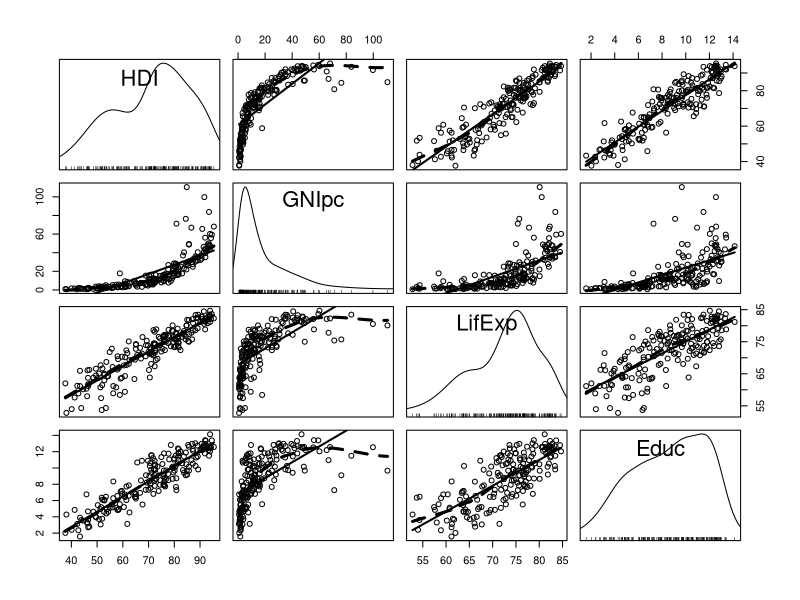
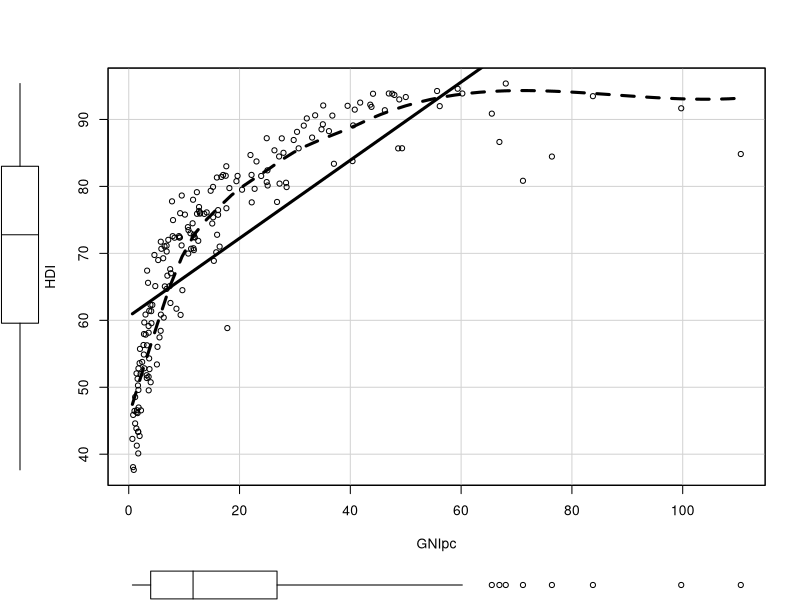
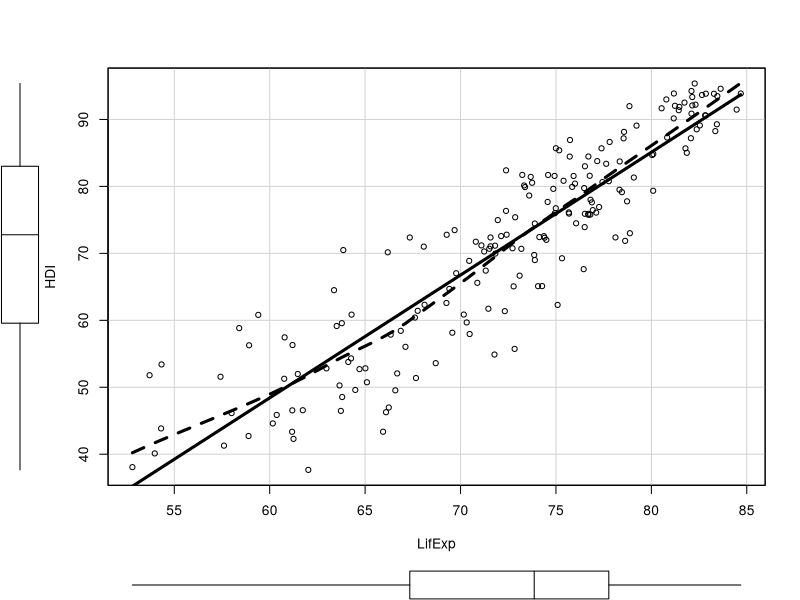
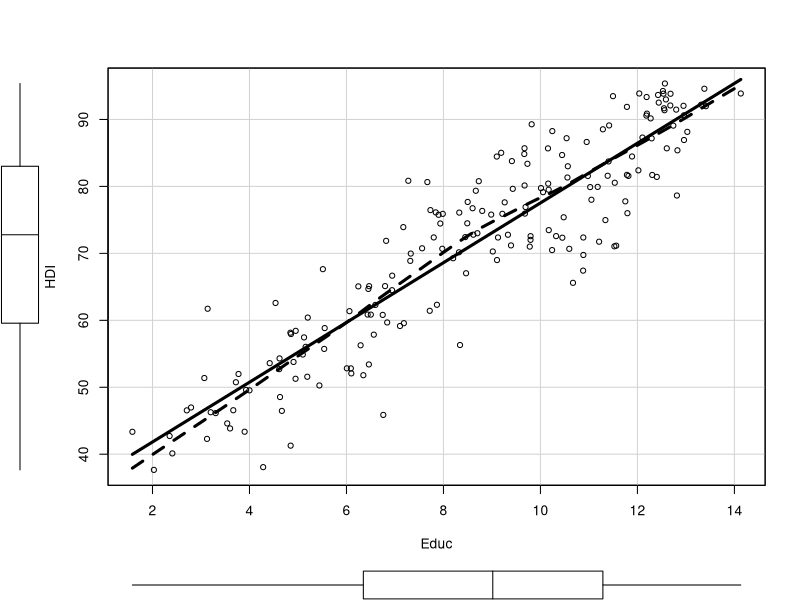
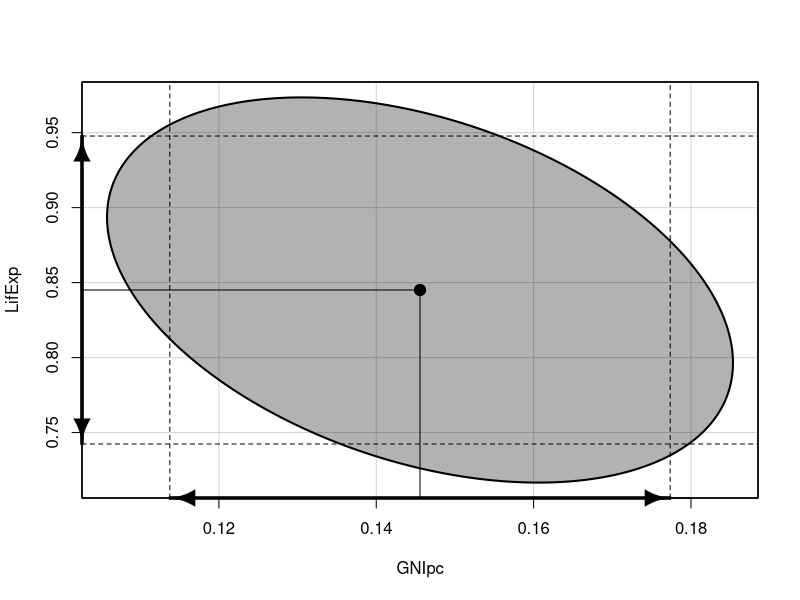
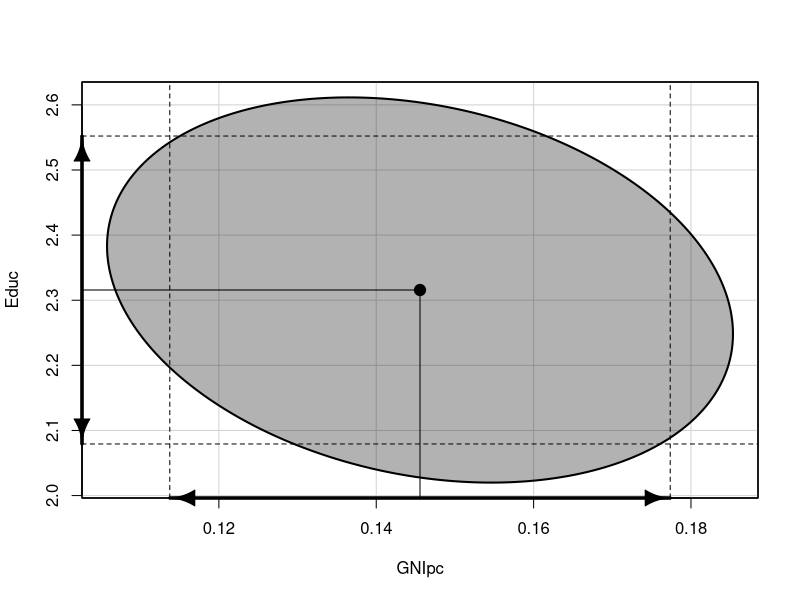
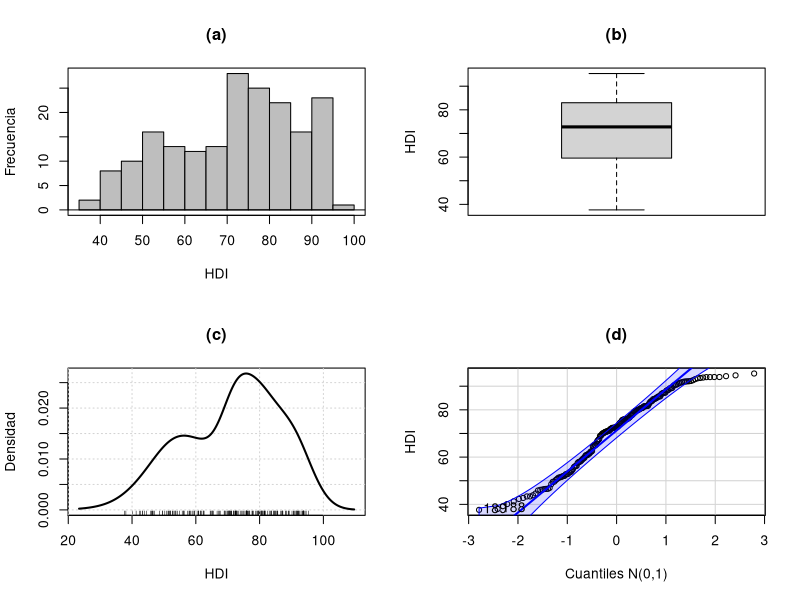
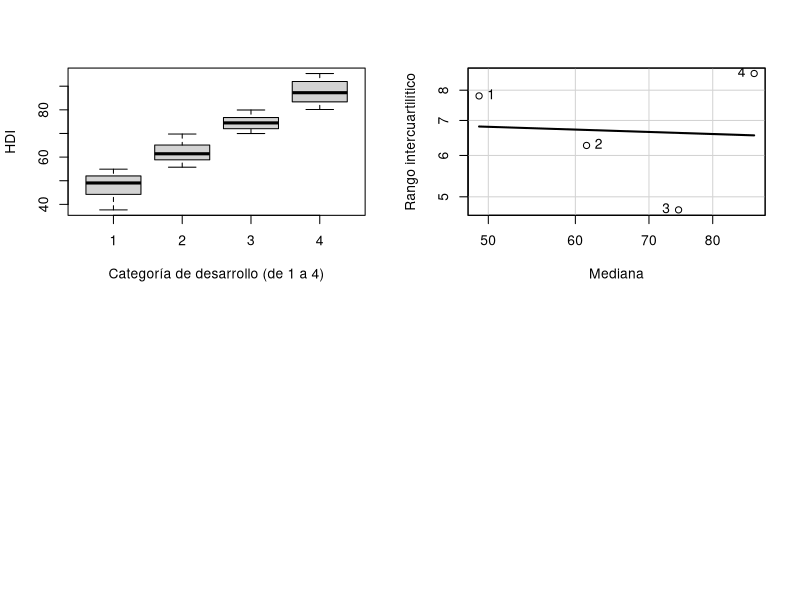

Generate these figures, in order, with R: (Note: this script raises an error after producing the figures.)
## ---- chunk 1
knitr::opts_chunk$set(echo = TRUE)
## ---- chunk 2
library(readr)
HDI_2018 <- read_delim("HDI_2018.csv", ";", escape_double = FALSE, trim_ws = TRUE)
# Reescalamiento de variables
HDI_2018$HDI <- 100*(HDI_2018$HDI) # (0-100 scores)
HDI_2018$GNIpc <- (HDI_2018$GNIpc)/1000 # ( miles $ 2011 PPP)
head(HDI_2018, n=10)
dim(HDI_2018)
summary(HDI_2018)
## ---- chunk 3
# RELACIÓN ENTRE EL HDI Y SUS DIMENSIONES BÁSICAS
library(car)
library(sfsmisc)
#
scatterplotMatrix(~HDI + GNIpc + LifExp + Educ, data=HDI_2018, 
                  var.labels=c("HDI", "GNIpc", "LifExp", "Educ"),
                  smooth=list(smoother=loessLine, var=FALSE, lwd.smooth=3), 
                  col="black")
#
scatterplot(HDI ~ GNIpc, data=HDI_2018, smooth=list(smoother=loessLine, var=FALSE, 
                                                lwd.smooth=3), col="black",
            regLine=list(lwd=3),
            xlab="GNIpc", 
            ylab="HDI")
#
scatterplot(HDI ~ LifExp, data=HDI_2018, smooth=list(smoother=loessLine, var=FALSE, 
                                                lwd.smooth=3), col="black",
            regLine=list(lwd=3),
            xlab="LifExp", 
            ylab="HDI")
#
scatterplot(HDI ~ Educ, data=HDI_2018, smooth=list(smoother=loessLine, var=FALSE, 
                                                lwd.smooth=3), col="black",
            regLine=list(lwd=3),
            xlab="Educ", 
            ylab="HDI")
# Regresión por MCO
MRL <- lm(HDI ~ GNIpc + LifExp + Educ, data=HDI_2018)
S(MRL)
cis <- confint(MRL)
cis
b <- coef(MRL)
b
#
confidenceEllipse(MRL, L=c("GNIpc", "LifExp"), segments=500, levels=c(0.95), col="black", fill=TRUE, axes=TRUE, ann=TRUE, grid=TRUE)
box()
usr <- par("usr")
abline(v=cis[2, ], h=cis[3, ], lty=2)
lines(x=c(usr[1], b[2]), y=c(b[3], b[3]))
lines(x=c(b[2], b[2]), y=c(usr[3], b[3]))
par <- par("xpd"=TRUE)
p.arrows(cis[2, 1], usr[3], cis[2, 2], usr[3], lwd=3, fill="black", 
         xpd=TRUE, size=1.25)
p.arrows(cis[2, 2], usr[3], cis[2, 1], usr[3], lwd=3, fill="black", 
         xpd=TRUE, size=1.25)
p.arrows(usr[1], cis[3, 1], usr[1], cis[3, 2], lwd=3, fill="black", 
         xpd=TRUE, size=1.25)
p.arrows(usr[1], cis[3, 2], usr[1], cis[3, 1], lwd=3, fill="black", 
         xpd=TRUE, size=1.25)
par(par)
#
confidenceEllipse(MRL, L=c("GNIpc", "Educ"), segments=500, levels=c(0.95), col="black", fill=TRUE, axes=TRUE, ann=TRUE, grid=TRUE)
box()
usr <- par("usr")
abline(v=cis[2, ], h=cis[4, ], lty=2)
lines(x=c(usr[1], b[2]), y=c(b[4], b[4]))
lines(x=c(b[2], b[2]), y=c(usr[3], b[4]))
par <- par("xpd"=TRUE)
p.arrows(cis[2, 1], usr[3], cis[2, 2], usr[3], lwd=3, fill="black", 
         xpd=TRUE, size=1.25)
p.arrows(cis[2, 2], usr[3], cis[2, 1], usr[3], lwd=3, fill="black", 
         xpd=TRUE, size=1.25)
p.arrows(usr[1], cis[4, 1], usr[1], cis[4, 2], lwd=3, fill="black", 
         xpd=TRUE, size=1.25)
p.arrows(usr[1], cis[4, 2], usr[1], cis[4, 1], lwd=3, fill="black", 
         xpd=TRUE, size=1.25)
par(par) 
## ---- chunk 4
# ANÁLISIS Y TRANSFORMACIÓN DE DATOS
library(car)
library(RcmdrMisc)
# Análisis gráficos del índice de desarrollo humano
par(mfrow=c(2, 2))
Hist(HDI_2018$HDI, xlab="HDI", ylab="Frecuencia", col="gray", main="(a)")
Boxplot(~HDI, data=HDI_2018, main="(b)", ylab="HDI")
densityPlot(~HDI, data=HDI_2018, xlab="HDI", ylab = "Densidad", main="(c)")
qqPlot(~HDI, data=HDI_2018, ylab="HDI", xlab="Cuantiles N(0,1)", main="(d)")
par(par)
# Heterogeneidad (por categorías de desarrollo)
Boxplot(HDI ~ HDI_group, data=HDI_2018, id=list(location="Country"), 
        ylab="HDI", xlab="Categoría de desarrollo (de 1 a 4)")
#
spreadLevelPlot(HDI ~ HDI_group, data=HDI_2018, main="", xlab="Mediana",
                ylab="Rango intercuartilítico", col.lines="black")
# Transformación de la variable HDI
# La transformación de Box-Cox
par(mfrow=c(1, 1))
#
n <- 500
x <- seq(0.1, 3, length=n)
x1 <- bcPower(x, 1)
x0.5 <- bcPower(x, 0.5)
x0 <- bcPower(x, 0)
xm0.5 <- bcPower(x, -0.5)
xm1 <- bcPower(x, -1)
x2 <- bcPower(x, 2)
x3 <- bcPower(x, 3)
xlim <- range(c(x1, x0.5, x0, xm0.5, xm1, x2, x3))
#
plot(range(x)+ c(-0.6, 0.5), c(-5, 10), type="n", xlab="", ylab="", las=1)
usr <- par("usr")
text(usr[2], usr[3] - 1, label="x", xpd=TRUE)
text(usr[1] - 0.2, usr[4] + 0.75, label=expression(t[BC](x, lambda)), xpd=TRUE)
lines(x, x1, lwd=2)
text(x[n]+0.0625, x1[n], labels=expression(lambda == 1), adj=c(0, 0.2))
lines(x, x2, lwd=2)
text(x[n]+0.0625, x2[n], labels=expression(lambda == 2), adj=c(0, 0.2))
lines(x, x3, lwd=2)
text(x[n]+0.0625, x3[n], labels=expression(lambda == 3), adj=c(0, 0.2))
lines(x, x0.5, lwd=2)
text(x[1]-0.025, x0.5[1], labels=expression(lambda == 0.5), adj=c(1, 0.3))
lines(x, x0, lwd=2)
text(x[1]-0.025, x0[1], labels=expression(lambda == 0), adj=c(1, 0.3))
lines(x, xm0.5, lwd=2)
text(x[1]-0.025, xm0.5[1], labels=expression(lambda == -0.5), adj=c(1, 0.3))
lines(x=c(1, 1), y=c(usr[3], 0), lty=2)
lines(x=c(usr[1], 1), y=c(0, 0), lty=2)
par(par)
# HDI: boxplots de las variables transformadas 
symbox(~HDI, data=HDI_2018, xlab=expression("Potencias,"~lambda), ylab="", 
       powers = c(-1, -0.5, 0, 0.33, 0.5, 1))
mtext(2, 1, text=expression(t[BC]("HDI",~lambda)))
# Estimación del parámetro lambda para HDI
S(tBC <- powerTransform(HDI ~ 1, data=HDI_2018))
tBC$lambda # estimated lambda
sqrt(tBC$invHess) # SE
# Estimación del parámetro lambda para todas las variables del modelo
S(tBC_all <- powerTransform(cbind(HDI, GNIpc, LifExp, Educ) ~ 1, data=HDI_2018))
#
scatterplotMatrix( ~basicPower(HDI, 1.3) + log(GNIpc) + basicPower(LifExp, 3.5) + Educ,                   data=HDI_2018,
                  var.labels=c(expression("tBC(HDI)"), 
                               expression("tBC(GNIpc)"), 
                               expression("tBC(LifExp)"), 
                               expression("tBC(Educ)")),
                  smooth=list(smoother=loessLine, var=FALSE, lwd.smooth=3), 
                  col="black")
## ---- chunk 5
# DATOS ATÍPICOS
library(MASS)
library(car)
S(MRL <- lm(HDI ~ GNIpc + LifExp + Educ, data=HDI_2018))
# Medidas de diagnosis de valores atípicos
max(hatvalues(MRL))
which.max(hatvalues(MRL))
outlierTest(MRL)
max(cooks.distance(MRL))
which.max(cooks.distance(MRL))
# Una vez encontrado el atípico(s)
dffits(MRL)[41]
which.max(abs(dffits(MRL)))
round(dfbeta(MRL)[41, ], 5)
round(dfbetas(MRL)[41, ], 5)
# Graficos av (added-variable)
avPlots(MRL, id=FALSE, col.lines="black", main="")
#
par <- par(mfrow=c(1, 3))
avPlot(MRL,"GNIpc", main="(a)", id=list(method="mahal", n=3), 
       xlab="GNIpc | Resto de Xs", ylab="HDI | Resto de Xs",
       col.lines="black")
avPlot(MRL,"LifExp", main="(b)", id=list(method="mahal", n=3), 
       xlab="LifExp | Resto de Xs", ylab="HDI | Resto de Xs",
       col.lines="black")
avPlot(MRL,"Educ", main="(c)", id=list(method="mahal", n=3), 
       xlab="Educ | Resto de Xs", ylab="HDI | Resto de Xs",
       col.lines="black")
par(par)
# Outlier & Leverages
influencePlot(MRL, xlab="Hatvalues")
# Nueva regresión eliminando los atípicos
S(update(MRL, subset=-c(18, 41, 183)))
## ---- chunk 6
# NO NORMALIDAD Y HETEROSCEDASTICIDAD
#
# Análisis de la hipótesis de normalidad
#
MRL <- lm(HDI ~ GNIpc + LifExp + Educ, data=HDI_2018)
# Gráfica de densidad de losresiduos estudentizados
densityPlot(rstudent(MRL), adjust=0.75, n=1000, xlab="Studentized Residuals")
# Gráfica QQ de los residuos estudentizados
qqPlot(MRL, reps=1000, id=FALSE, col.lines="black", 
       ylab="Ordered Studentized Residuals")
# Gráfico de cajas de los residuos estudentizados 
Boxplot(rstudent(MRL), id=FALSE, xlab="Boxplot", ylab="Studentized Residuals")
#
# Análisis de la hipótesis de homoscedasticidad
#
# Gráfico de los residuos estudentizados vs valores ajustados 
scatterplot(fitted(MRL), rstudent(MRL), smooth=list(span=2/3, 
                                lwd.smooth=3, lwd.spread=3), regLine=FALSE,
            boxplots=FALSE, col=c("black", "black"), main="",
            xlab="Fitted Values", ylab="Studentized Residuals")
abline(0, 0)
# Gráfico de amplitud (spread-level)
spreadLevelPlot(MRL, main="", smooth=FALSE, col.lines="black")
# Contraste de Breusch-Pagan
ncvTest(MRL)
ncvTest(MRL, var.formula= ~ GNIpc + LifExp + Educ)
# Correcciones: errores estándar robustos y errores re-muestreados (bootstrapped)
S(MRL, vcov.=hccm(MRL))
boot.MRL <- Boot(MRL, R=1000)
S(MRL, vcov.=vcov(boot.MRL))
## ---- chunk 7
# NO LINEALIDAD
MRL <- lm(HDI ~ GNIpc + LifExp + Educ, data=HDI_2018)
S(MRL)
# Gráficos C+R (Component-plus-Residuals o residuos parciales) y CERES
crPlots(MRL)
# Figuras individuales
crPlot(MRL, "GNIpc", xlab="GNIpc", col.lines=c("black", "black"), 
       ylab="Component+Residual", 
       smooth=list(span=3/4), main="")
crPlot(MRL, "LifExp", xlab="LifExp", 
       col.lines=c("black", "black"), ylab="Component+Residual", 
       smooth=list(span=3/4), main="")
crPlot(MRL, "Educ", xlab="Educ", 
       col.lines=c("black", "black"), ylab="Component+Residual", 
       smooth=list(span=3/4), main="")
#
ceresPlots(MRL)
#
# Modelo re-especificado: incluye un término cuadrático en la variable GNIpc
MRL.2 <- update(MRL, . ~ poly(GNIpc, 2, raw=TRUE) + LifExp + Educ)
S(MRL.2)
#
anova(MRL, MRL.2)
# Graficos C+R del modelo re-especificado
crPlot(MRL.2, "poly(GNIpc, 2, raw = TRUE)", 
       xlab="GNIpc (cuadrático)", 
       col.lines=c("black", "black"), ylab="Component+Residual", 
       smooth=list(span=3/4), main="(b)")
crPlot(MRL.2, "LifExp", xlab="LifExp", 
       col.lines=c("black", "black"), ylab="Component+Residual", 
       smooth=list(span=3/4), main="")
crPlot(MRL.2, "Educ", xlab="Educ", 
       col.lines=c("black", "black"), ylab="Component+Residual", 
       smooth=list(span=3/4), main="")
# Graficos C+R frente a las variables Xs sin transformar
library(effects)
plot(Effect("GNIpc", MRL.2, residuals=TRUE), 
     lines=list(col=c("black", "black"), lty=2), 
     axes=list(grid=TRUE), confint=FALSE, 
     partial.residuals=list(plot=TRUE, smooth.col="black", lty=1, span=3/4), 
     xlab="GNIpc", ylab="Component+Residual", main="")
plot(Effect("LifExp", MRL.2, residuals=TRUE), 
     lines=list(col=c("black", "black"), lty=2), 
     axes=list(grid=TRUE), confint=FALSE, 
     partial.residuals=list(plot=TRUE, smooth.col="black", lty=1, span=3/4), 
     xlab="LifExp", ylab="Component+Residual", main="")
plot(Effect("Educ", MRL.2, residuals=TRUE), 
     lines=list(col=c("black", "black"), lty=2), 
     axes=list(grid=TRUE), confint=FALSE, 
     partial.residuals=list(plot=TRUE, smooth.col="black", lty=1, span=3/4), 
     xlab="Educ", ylab="Component+Residual", main="")
# Gráficos de modelos marginales
mmps(MRL.2, sd=TRUE)
## ---- chunk 8
# MULTICOLINEALIDAD
S(MRL.2)
vif(MRL.2)
